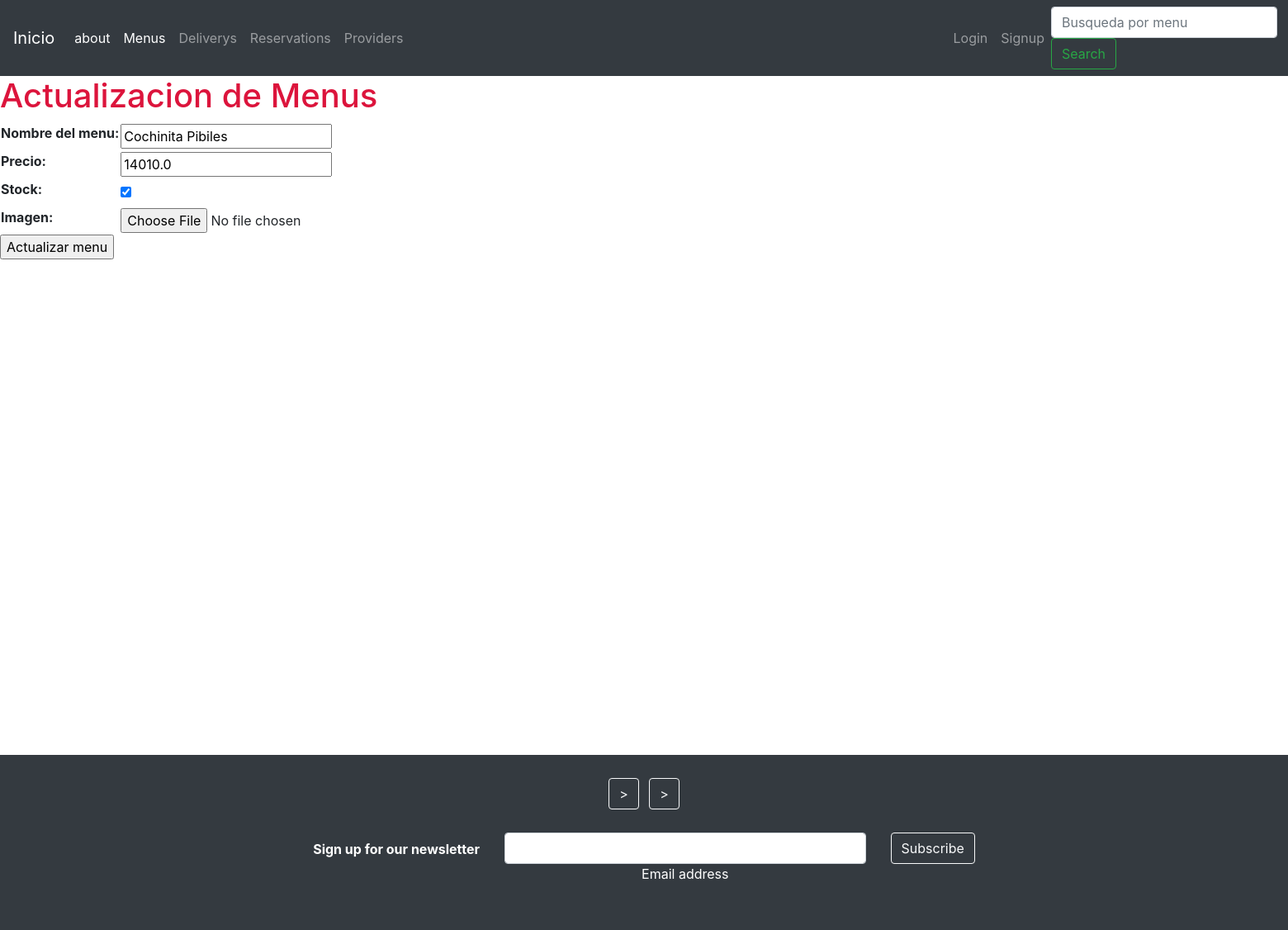
The app's page /menus/update-menu/14/, older data.
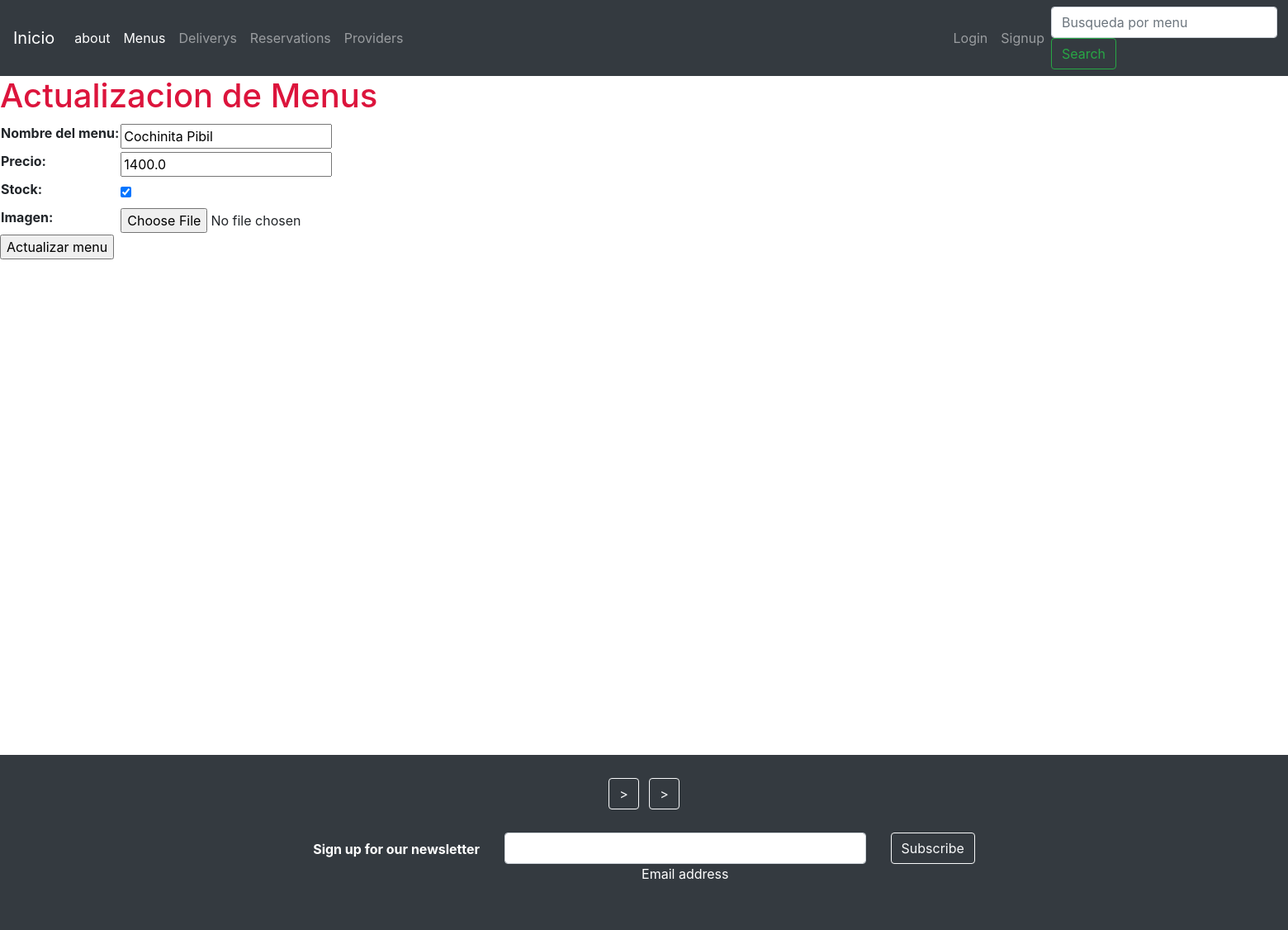
The same page, newer data.
### menus/models.py (models this page shows, shortened)
class Menus(models.Model):
    name = models.CharField(max_length=100, verbose_name= 'nombre del menu')
    price = models.FloatField(verbose_name= 'precio')
    stock = models.BooleanField(default=True, verbose_name= 'stock')
    image = models.ImageField(upload_to='menus', verbose_name= 'imagen')
    class Meta:
        verbose_name = 'Menu'
        verbose_name_plural = 'Menus'

### menus/views.py (the view)
# urls.py: path('update-menu/<int:pk>/', MenusUpdateView.as_view(), name = 'update_menu'),
class MenusUpdateView(UpdateView):
    model = Menus
    template_name = 'menus/update_menu.html'
    fields = '__all__'
    success_url = '/menus/list-menus/'

### templates/menus/update_menu.html (shortened to what this page needs)
{% extends 'base.html' %}
{% block content %}
<h1 style="color: crimson;">Actualizacion de Menus</h1>
{% if form %}
    <form action="" method="POST">
        <table>
            {{form.as_table}}
        </table>
        <input type="submit" value="Actualizar menu">
    </form>
{% endif %}
{% endblock %}

Row changes from the older to the newer data that the page shows:
changed Menus: name "Cochinita Pibiles" → "Cochinita Pibil"; price "14010.0" → "1400.0"
